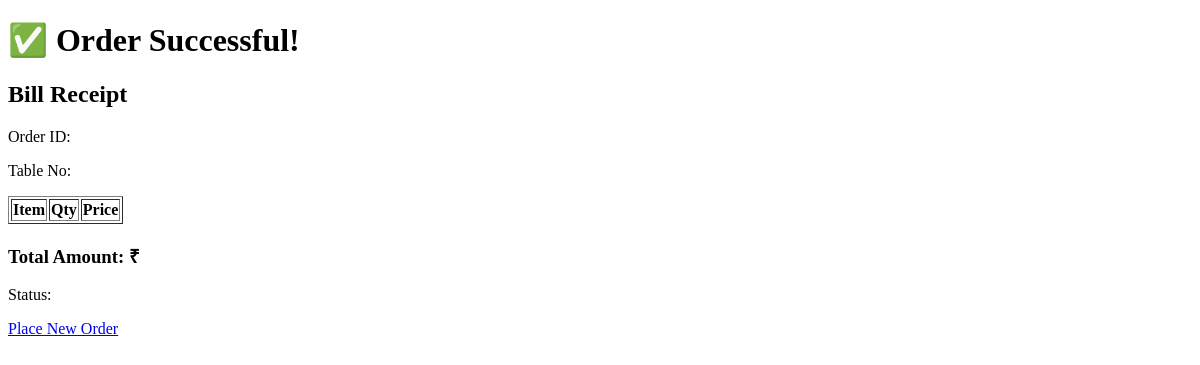
Page /bill/6 on the earlier database version.
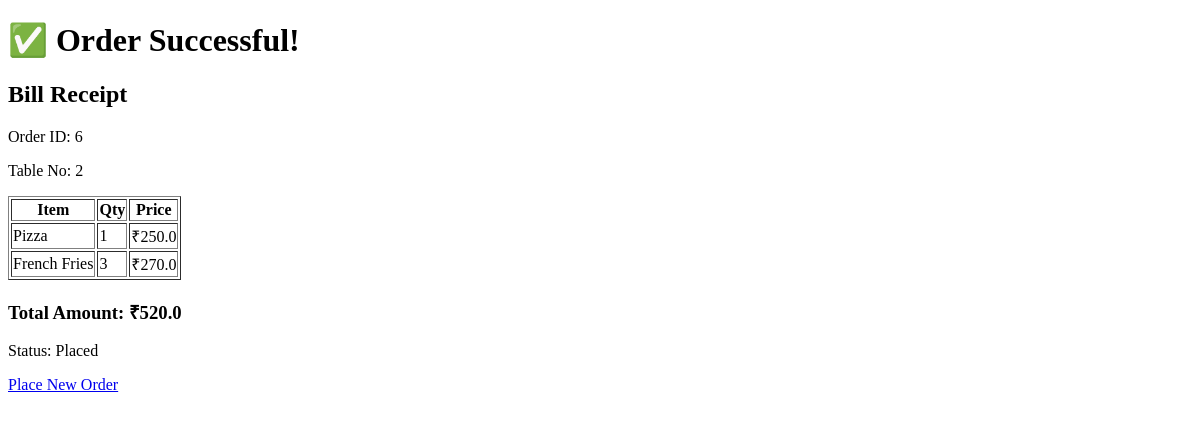
Same page on the later database version.
### tables this page shows
CREATE TABLE orders(
        id INTEGER PRIMARY KEY AUTOINCREMENT,
        table_no INTEGER,
        total REAL,
        status TEXT
    );

CREATE TABLE order_items(
        id INTEGER PRIMARY KEY AUTOINCREMENT,
        order_id INTEGER,
        item_name TEXT,
        quantity INTEGER,
        price REAL
    );

### app.py (the view)
@app.route("/bill/<int:order_id>")
def bill(order_id):
    conn = get_db()
    order = conn.execute(
        "SELECT * FROM orders WHERE id=?",
        (order_id,)
    ).fetchone()
    items = conn.execute(
        "SELECT * FROM order_items WHERE order_id=?",
        (order_id,)
    ).fetchall()
    conn.close()
    return render_template(
    "bill.html",
    order=order,
    items=items
)

### app.py (called while the page is built)
def get_db():
    conn = sqlite3.connect(DATABASE)
    conn.row_factory = sqlite3.Row
    return conn

### templates/bill.html (shortened to what this page needs)
<!DOCTYPE html>
<html>
<head>
</head>
<body>
<h1>✅ Order Successful!</h1>
<h2>Bill Receipt</h2>
<p>Order ID: {{ order.id }}</p>
<p>Table No: {{ order.table_no }}</p>
<table border="1">
<tr>
    <th>Item</th>
    <th>Qty</th>
    <th>Price</th>
</tr>
{% for item in items %}
<tr>
    <td>{{ item.item_name }}</td>
    <td>{{ item.quantity }}</td>
    <td>₹{{ item.quantity * item.price }}</td>
</tr>
{% endfor %}
</table>
<h3>Total Amount: ₹{{ order.total }}</h3>
<p>Status: {{ order.status }}</p>
<a href="/">Place New Order</a>
</body>
</html>

Differences in the rows shown:
added orders: id "6", table_no "2", total "520.0", status "Placed"
added order_items: item_name "Pizza", quantity "1", item.quantity*item.price "250.0"
added order_items: item_name "French Fries", quantity "3", item.quantity*item.price "270.0"
